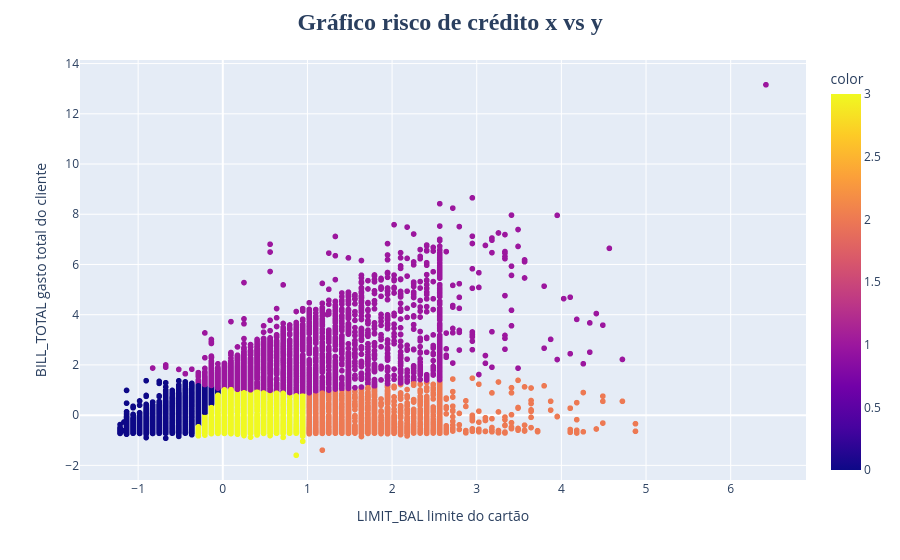

This figure's notebook cell:
### Code cell
# x base idade e base salário
grafico = px.scatter(x = X_cartao[:,0], y = X_cartao[:,1], color=rotulos)

# Atualiza o layout para renomear os rótulos dos eixos X e Y
grafico.update_layout(
    # Defina o título aqui, no gráfico que será exibido
    title_text='<b>Gráfico risco de crédito x vs y</b>',
    xaxis_title_text='LIMIT_BAL limite do cartão',  #'BILL_TOTAL'
    yaxis_title_text='BILL_TOTAL gasto total do cliente',
    # padrão o título
    title_font_size=24,  # Define o tamanho da fonte do título
    title_font_family='Arial Black', # Uma fonte mais grossa
    title_x=0.5 # Centraliza o título no gráfico
)
grafico.show()
grafico.write_html("figuras/18-6_grafico2.html")

### Figure 1 — Plotly figure (JSON) as saved in the notebook; plotly's stock layout.template omitted (floating-point values rounded to 4 significant figures; data arrays with more than 128 entries replaced by an {"elided": "..."} marker saying what was removed)
{"data": [{"hovertemplate": "x=%{x}<br>y=%{y}<br>color=%{marker.color}<extra></extra>", "legendgroup": "", "marker": {"color": {"elided": "30000 int values"}, "coloraxis": "coloraxis", "symbol": "circle"}, "mode": "markers", "name": "", "showlegend": false, "type": "scattergl", "x": {"elided": "30000 float values"}, "xaxis": "x", "y": {"elided": "30000 float values"}, "yaxis": "y"}], "layout": {"autosize": true, "coloraxis": {"colorbar": {"title": {"text": "color"}}, "colorscale": [[0, "#0d0887"], [0.1111, "#46039f"], [0.2222, "#7201a8"], [0.3333, "#9c179e"], [0.4444, "#bd3786"], [0.5556, "#d8576b"], [0.6667, "#ed7953"], [0.7778, "#fb9f3a"], [0.8889, "#fdca26"], [1, "#f0f921"]]}, "legend": {"tracegroupgap": 0}, "margin": {"t": 60}, "title": {"font": {"family": "Arial Black", "size": 24}, "text": "<b>Gráfico risco de crédito x vs y</b>", "x": 0.5}, "xaxis": {"anchor": "y", "autorange": true, "domain": [0, 1], "range": [-1.676, 6.878], "title": {"text": "LIMIT_BAL limite do cartão"}, "type": "linear"}, "yaxis": {"anchor": "x", "autorange": true, "domain": [0, 1], "range": [-2.739, 14.3], "title": {"text": "BILL_TOTAL gasto total do cliente"}, "type": "linear"}}}
